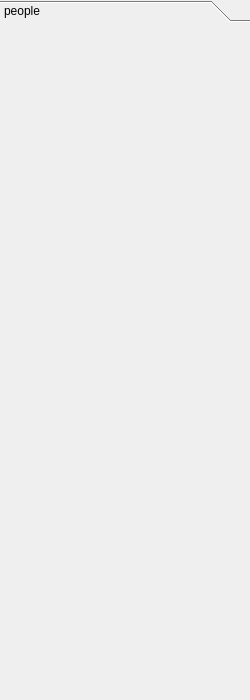
<?xml version="1.0" encoding="UTF-8"?>
<ui version="4.0">
 <class>Widget</class>
 <widget class="QWidget" name="Widget">
  <property name="geometry">
   <rect>
    <x>0</x>
    <y>0</y>
    <width>250</width>
    <height>700</height>
   </rect>
  </property>
  <property name="windowTitle">
   <string>Widget</string>
  </property>
  <layout class="QVBoxLayout" name="verticalLayout">
   <property name="spacing">
    <number>0</number>
   </property>
   <property name="leftMargin">
    <number>0</number>
   </property>
   <property name="topMargin">
    <number>0</number>
   </property>
   <property name="rightMargin">
    <number>0</number>
   </property>
   <property name="bottomMargin">
    <number>0</number>
   </property>
   <item>
    <widget class="QToolBox" name="toolBox">
     <property name="currentIndex">
      <number>0</number>
     </property>
     <widget class="QWidget" name="page">
      <property name="geometry">
       <rect>
        <x>0</x>
        <y>0</y>
        <width>250</width>
        <height>672</height>
       </rect>
      </property>
      <attribute name="label">
       <string>people</string>
      </attribute>
      <layout class="QVBoxLayout" name="verticalLayout_2"/>
     </widget>
    </widget>
   </item>
  </layout>
 </widget>
 <layoutdefault spacing="6" margin="11"/>
 <resources/>
 <connections/>
</ui>
